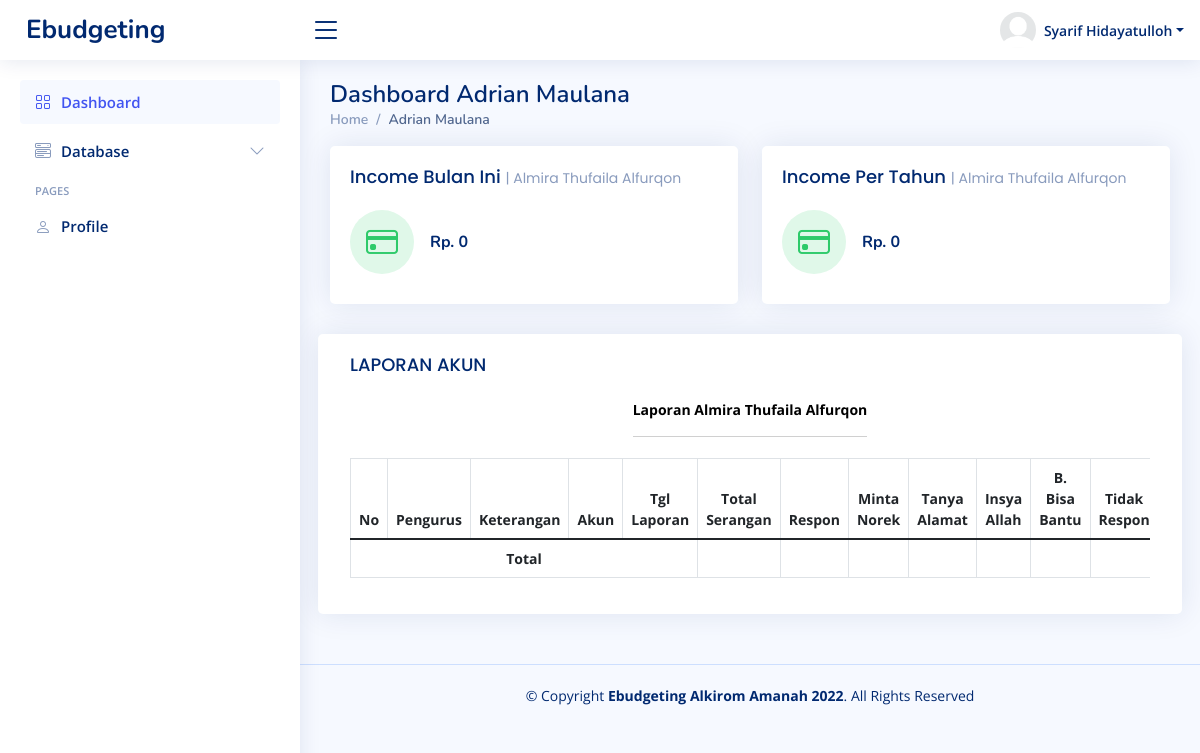
Screenshot of /admin/facebook_depok.php?id_accountKey=182&id_akun=Almira Thufaila Alfurqon (signed in) with the database file from the repository.
### tables this page shows
CREATE TABLE `akun_pengurus` (
  `id` int(11) NOT NULL,
  `id_pengurus` varchar(100) NOT NULL,
  `nama` varchar(100) NOT NULL,
  `cabang` varchar(200) NOT NULL,
  `username` varchar(100) NOT NULL,
  `password` varchar(256) NOT NULL,
  `profil` varchar(200) NOT NULL,
  `posisi` varchar(255) NOT NULL
);

CREATE TABLE `data_akun` (
  `id` int(11) NOT NULL,
  `id_pengurus` text NOT NULL,
  `nomor_id` text NOT NULL,
  `pemegang` text NOT NULL,
  `nama_akun` text NOT NULL,
  `cabang` text NOT NULL,
  `posisi` text NOT NULL
);

### admin/facebook_depok.php (called while the page is built)
<?php include '../homepage.php' ?>

### base/main-menu_akun.php (the view, shortened to what this page needs)
<?php
$keyAccount = $_GET["id_accountKey"];
$Account    = $_GET["id_akun"];
$queryP     = mysqli_query($conn, "SELECT * FROM akun_pengurus WHERE id = '$keyAccount' ");
$data       = mysqli_fetch_assoc($queryP);
$queryAc    = mysqli_query($conn, "SELECT * FROM data_akun WHERE nama_akun = '$Account' AND pemegang = '$data[nama]' AND nomor_id = '$data[id]' ORDER BY `nama_akun` ASC ");
$acMedia    = mysqli_fetch_assoc($queryAc);
?>
<main id="main" class="main">
    <div class="pagetitle">
        <h1>Dashboard <?= $data["nama"] ?></h1>
        <nav>
            <ol class="breadcrumb">
                <li class="breadcrumb-item"><a href="<?= $_SESSION["username"] ?>.php">Home</a></li>
                <li class="breadcrumb-item active"><?= ucwords($data["nama"]) ?></li>
            </ol>
        </nav>
    </div>
    <section class="section dashboard">
        <div class="row">
            <div class="col-lg-12">
                <div class="row">
                    <?php include '../models/base_akun/sub_akun-cardList.php'; ?>
                    <div class="card">
                        <?php include '../models/base_akun/sub_akun-lapAkun.php'; ?>
                    </div>
                </div>
            </div>
        </div>
    </section>
</main>

### base/icon-navigation.php (shortened to what this page needs)
<nav class="header-nav ms-auto">
    <ul class="d-flex align-items-center">
        <li class="nav-item dropdown pe-3">
            <a class="nav-link nav-profile d-flex align-items-center pe-0" href="#" data-bs-toggle="dropdown">
                <img src="../assets/img/icons/<?= $profil ?>" alt="Profile" class="rounded-circle">
                <span class="d-none d-md-block dropdown-toggle ps-2"><?= ucwords($nama) ?></span>
            </a>
        </li>
    </ul>
</nav>

### models/base_akun/sub_akun-cardList.php
<div class="col-xxl-6 col-md-6">
    <div class="card info-card revenue-card">
        <div class="card-body">
            <h5 class="card-title">Income Bulan Ini <span>| <?= ucwords($acMedia["nama_akun"]) ?></span></h5>
            <div class="d-flex align-items-center">
                <div class="card-icon rounded-circle d-flex align-items-center justify-content-center">
                    <i class="bi bi-credit-card"></i>
                </div>
                <div class="ps-3">
                    <h6>Rp. <?= number_format($hasil_inMediaBulanan,0,"." , ".") ?></h6>
                </div>
            </div>
        </div>
    </div>
</div>
<div class="col-xxl-6 col-md-6">
    <div class="card info-card revenue-card">
        <div class="card-body">
            <h5 class="card-title">Income Per Tahun <span>| <?= ucwords($acMedia["nama_akun"]) ?></span></h5>
            <div class="d-flex align-items-center">
                <div class="card-icon rounded-circle d-flex align-items-center justify-content-center">
                    <i class="bi bi-credit-card"></i>
                </div>
                <div class="ps-3">
                    <h6>Rp. <?= number_format($hasil_inMedia,0,"." , ".") ?></h6>
                </div>
            </div>
        </div>
    </div>
</div>

### models/base_akun/sub_akun-lapAkun.php (shortened to what this page needs)
<div class="card-body">
    <h5 class="card-title">LAPORAN AKUN</h5>
    <div class="table-responsive">
        <div class="text-center">
            <label for="">
                <b style="color: black;">Laporan <?= ucwords($acMedia["nama_akun"]) ?></b>
                <hr>
            </label>
        </div>
        <table id="tabel-database_lapMedia2" class="table table-bordered">
            <thead>
                <tr style="text-align: center;">
                    <th scope="col">No</th>
                    <th scope="col">Pengurus</th>
                    <th scope="col">Keterangan</th>
                    <th scope="col">Akun</th>
                    <th scope="col">Tgl Laporan</th>
                    <th scope="col">Total Serangan</th>
                    <th scope="col">Respon</th>
                    <th scope="col">Minta Norek</th>
                    <th scope="col">Tanya Alamat</th>
                    <th scope="col">Insya Allah</th>
                    <th scope="col">B. Bisa Bantu</th>
                    <th scope="col">Tidak Respon</th>
                </tr>
            </thead>
            <tfoot>
                <tr style="text-align: center;">
                    <th colspan="5">Total</th>
                    <th></th>
                    <th></th>
                    <th></th>
                    <th></th>
                    <th></th>
                    <th></th>
                    <th></th>
                </tr>
            </tfoot>
        </table>
    </div>
</div>

### assets/css/style.css (style rules this page uses)
:root { scroll-behavior: smooth; }
body { font-family: "Open Sans", sans-serif; background: #f6f9ff; color: #444444; }
a { color: #4154f1; text-decoration: none; }
h1, h2, h3, h4, h5, h6 { font-family: "Nunito", sans-serif; }
#main { margin-top: 60px; padding: 20px 30px; transition: all 0.3s; }
.pagetitle { margin-bottom: 10px; }
.pagetitle h1 { font-size: 24px; margin-bottom: 0; font-weight: 600; color: #012970; }
.card { margin-bottom: 30px; border: none; border-radius: 5px; box-shadow: 0px 0 30px rgba(1, 41, 112, 0.1); overflow: hidden; }
.card-title { padding: 20px 0 15px 0; font-size: 18px; font-weight: 500; color: #012970; font-family: "Poppins", sans-serif; }
.card-title span { color: #899bbd; font-size: 14px; font-weight: 400; }
.card-body { padding: 0 20px 20px 20px; }
.breadcrumb { font-size: 14px; font-family: "Nunito", sans-serif; color: #899bbd; font-weight: 600; }
.breadcrumb a { color: #899bbd; transition: 0.3s; }
.breadcrumb .breadcrumb-item::before { color: #899bbd; }
.breadcrumb .active { color: #51678f; font-weight: 600; }
.header-nav ul { list-style: none; }
.header-nav>ul { margin: 0; padding: 0; }
.header-nav .nav-profile { color: #012970; }
.header-nav .nav-profile img { max-height: 36px; }
.header-nav .nav-profile span { font-size: 14px; font-weight: 600; }
@media (min-width: 1200px) { #main, #footer { margin-left: 300px; } }
.dashboard .info-card { padding-bottom: 10px; }
.dashboard .info-card h6 { font-size: 1.2em; color: #012970; font-weight: 700; margin: 0; padding: 0; }
.dashboard .card-icon { font-size: 32px; line-height: 0; width: 64px; height: 64px; flex-shrink: 0; flex-grow: 0; }
.dashboard .revenue-card .card-icon { color: #2eca6a; background: #e0f8e9; }

### assets/css/responsive.css (style rules this page uses)
@media (min-width: 992px) { .form-control, .input-group-text, #form-pengajuan .list-group, .form-text, .form-select, .button .btn-primary, .button .btn-secondary, .button-global .btn-primary, .button-global .btn-success, .table-responsive, .table-responsive .btn-primary, .table-responsive .btn-danger, .table-responsive .btn-success, .modal-footer .btn-secondary, .buttons-excel, .buttons-collection, .profile .nav-item, .revenue-card .akun, .customers-card .akun, #akunMedia .btn-danger, #profile-overview .col-lg-9, #profile-edit .btn-primary, #profile-change-password .btn-primary { font-size: 14px !important; } }
@media (min-width: 992px) { .dashboard .info-card h6, .card1 .card-title { font-size: 16px; } }
@media (min-width:576px) { .form-control, .input-group-text, #form-pengajuan .list-group, .form-text, .form-select, .button .btn-primary, .button .btn-secondary, .button-global .btn-success, .button-global .btn-primary, .table-responsive, .table-responsive .btn-primary, .table-responsive .btn-danger, .table-responsive .btn-success, .modal-footer .btn-secondary, .buttons-excel, .buttons-collection, .profile .nav-item, .revenue-card .akun, .customers-card .akun, #akunMedia .btn-danger, #profile-overview .col-lg-9, #profile-edit .btn-primary, #profile-change-password .btn-primary { font-size: 14px; } }
@media (min-width:576px) { .dashboard .info-card h6, .card1 .card-title { font-size: 16px; } }

### rows the page displays
akun_pengurus: profil (picture), nama "Syarif Hidayatulloh"
akun_pengurus: nama "Adrian Maulana"
data_akun: nama_akun "Almira Thufaila Alfurqon"

### other values shown
$hasil_inMediaBulanan "0"
$hasil_inMedia "0"
